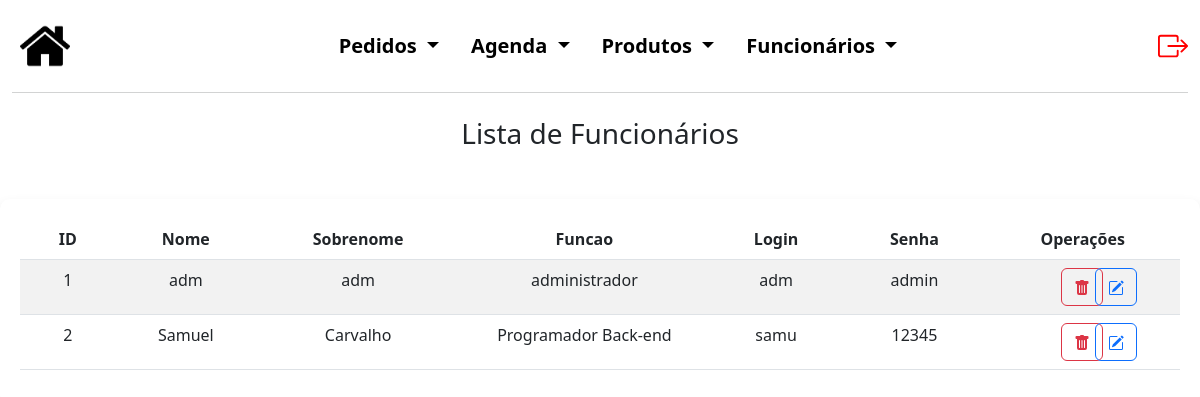
The page /Sistema/funcionarios/listaFunc.php (signed in) on the database its author committed.
### tables this page shows
CREATE TABLE `funcionarios` (
  `cod_func` int(5) NOT NULL,
  `nome` varchar(50) NOT NULL,
  `sobrenome` varchar(50) NOT NULL,
  `funcao` varchar(50) NOT NULL,
  `login` varchar(50) NOT NULL,
  `senha` varchar(50) NOT NULL
);

### Sistema/funcionarios/listaFunc.php (the view, shortened to what this page needs)
<?php
$conexao = novaConexao();
$registros = [];
$erro = false;
try {
    $sql = "SELECT * FROM funcionarios";
    $stmt = $conexao->prepare($sql);
    $stmt->execute();
    $registros = $stmt->fetchAll(PDO::FETCH_ASSOC);
} catch (PDOException $e) {
    $erro = true;
    echo "Erro: " . $e->getMessage();
}
?>
<!DOCTYPE html>
<html lang="pt-BR">
<head>
    <link href="https://cdn.jsdelivr.net/npm/bootstrap@5.3.0/dist/css/bootstrap.min.css" rel="stylesheet">
    <link rel="stylesheet" href="../style.css?v=1.4">
</head>
<body>
    <div class="container-fluid cabecalho">
        <nav class="navbar navbar-light navbar-expand-md" style="background-color: #FFFF;">
            <a class="navbar-brand m-2" href="../admInicial.php">
                <img src="../img/back.png">
            </a>
            <div class="collapse navbar-collapse justify-content-center" id="navegacao">
                <ul class="nav nav-pills justify-content-center listas">
                    <li class="nav-item dropdown">
                        <a class="nav-link dropdown-toggle cor_fonte" href="#" id="navbarDropdownMenuLink"
                            data-bs-toggle="dropdown" aria-haspopup="true" aria-expanded="false">
                            Pedidos
                        </a>
                    </li>
                    <li class="nav-item dropdown">
                        <a class="nav-link dropdown-toggle cor_fonte" href="#" id="navbarDropdownMenuLink"
                            data-bs-toggle="dropdown" aria-haspopup="true" aria-expanded="false">
                            Agenda
                        </a>
                    </li>
                    <li class="nav-item dropdown">
                        <a class="nav-link dropdown-toggle cor_fonte" href="#" id="navbarDropdownMenuLink"
                            data-bs-toggle="dropdown" aria-haspopup="true" aria-expanded="false">
                            Produtos
                        </a>
                    </li>
                    <li class="nav-item dropdown">
                        <a class="nav-link dropdown-toggle cor_fonte" href="#" id="navbarDropdownMenuLink"
                            data-bs-toggle="dropdown" aria-haspopup="true" aria-expanded="false">
                            Funcionários
                        </a>
                    </li>
                </ul>
            </div>
            <a href="../logout.php" class="nav-link justify-content-end" style="color: red;">
            </a>
        </nav>
    </div>
    <h3 class="text-center mb-5">Lista de Funcionários</h3>
    <?php if ($erro): ?>
        <div class="alert alert-danger" role="alert">
            Não foi possível carregar os dados.
        </div>
    <?php else: ?>
        <div class="container consContainer">
            <table class="table table-striped">
                <thead>
                    <tr>
                        <th>
                            <div class="row justify-content-center text-center titleCons">
                                ID
                            </div>
                        </th>
                        <th>
                            <div class="row justify-content-center text-center titleCons">
                                Nome
                            </div>
                        </th>
                        <th>
                            <div class="row justify-content-center text-center titleCons">
                                Sobrenome
                            </div>
                        </th>
                        <th>
                            <div class="row justify-content-center text-center titleCons">
                                Funcao
                            </div>
                        </th>
                        <th>
                            <div class="row justify-content-center text-center titleCons">
                                Login
                            </div>
                        </th>
                        <th>
                            <div class="row justify-content-center text-center titleCons">
                                Senha
                            </div>
                        </th>
                        <th>
                            <div class="row justify-content-center text-center titleCons">
                                Operações
                            </div>
                        </th>
                    </tr>
                </thead>
                <tbody>
                    <?php foreach ($registros as $registro): ?>
                        <tr>
                            <td>
                                <div class="row justify-content-center registro">
                                    <?php echo ($registro['cod_func']); ?>
                                </div>
                            </td>
                            <td>
                                <div class="row justify-content-center registro">
                                    <?php echo ($registro['nome']); ?>
                                </div>
                            </td>
                            <td>
                                <div class="row justify-content-center registro">
                                    <?php echo ($registro['sobrenome']); ?>
                                </div>
                            </td>
                            <td>
                                <div class="row justify-content-center registro">
                                    <?php echo ($registro['funcao']); ?>
                                </div>
                            </td>
                            <td>
                                <div class="row justify-content-center registro">
                                    <?php echo ($registro['login']); ?>
                                </div>
                            </td>
                            <td>
                                <div class="row justify-content-center registro">
                                    <?php echo ($registro['senha']); ?>
                                </div>
                            </td>
                            <td>
                                <div class="row text-center justify-content-center operacoes">
                                    <div class="col-2 oprBtn">
                                        <form method="POST">
                                            <button type="submit" name="delete" class="btn btn-outline-danger">
                                            </button>
                                        </form>
                                    </div>
                                    <div class="col-2 oprBtn">
                                        <form method="POST">
                                            <button type="submit" name="edit" class="btn btn-outline-primary">
                                            </button>
                                        </form>
                                    </div>
                                </div>
                            </td>
                        </tr>
                    <?php endforeach; ?>
                </tbody>
            </table>
        </div>
    <?php endif; ?>
</body>
</html>

### Sistema/style.css (style rules this page uses)
.cabecalho { margin-bottom: 2%; }
.cor_fonte { color: black; font-weight: bold; text-decoration: none; font-size: 20px; }
.cabecalho img { height: 50px; }
#navbarDropdownMenuLink { background-color: #ffffff; }
nav { border-bottom: 1px solid rgb(210, 211, 211); }
.nav-item.dropdown .nav-link { color: black }
.consContainer { max-width: 1580px; margin: auto; padding: 20px; border-radius: 10px; box-shadow: 0.5px 10px 15px rgba(0, 0, 0, 0.2); }
.titleCons { margin-left: 15px; margin-right: 15px; }

### rows shown on the page
funcionarios: cod_func "1", nome "adm", sobrenome "adm", funcao "administrador", login "adm", senha "admin"
funcionarios: cod_func "2", nome "Samuel", sobrenome "Carvalho", funcao "Programador Back-end", login "samu", senha "12345"
